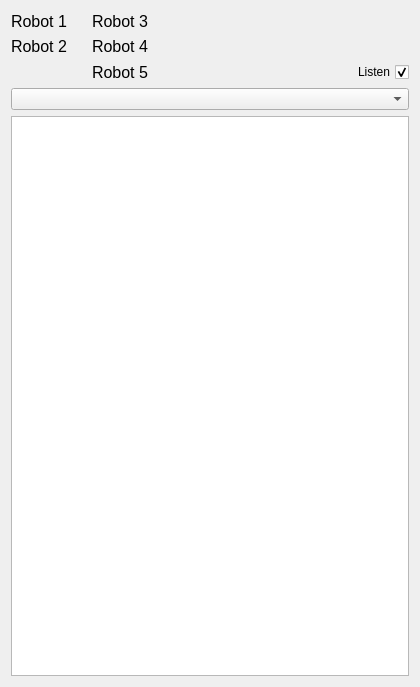
<?xml version="1.0" encoding="UTF-8"?>
<ui version="4.0">
 <class>TeamPacketWidget</class>
 <widget class="QWidget" name="TeamPacketWidget">
  <property name="geometry">
   <rect>
    <x>0</x>
    <y>0</y>
    <width>420</width>
    <height>687</height>
   </rect>
  </property>
  <property name="windowTitle">
   <string>Form</string>
  </property>
  <layout class="QGridLayout" name="gridLayout">
   <item row="0" column="3">
    <widget class="QLabel" name="label_2">
     <property name="font">
      <font>
       <pointsize>12</pointsize>
      </font>
     </property>
     <property name="text">
      <string>Robot 3</string>
     </property>
    </widget>
   </item>
   <item row="1" column="3">
    <widget class="QLabel" name="label_4">
     <property name="font">
      <font>
       <pointsize>12</pointsize>
      </font>
     </property>
     <property name="text">
      <string>Robot 4</string>
     </property>
    </widget>
   </item>
   <item row="0" column="1">
    <widget class="QLabel" name="status1">
     <property name="sizePolicy">
      <sizepolicy hsizetype="Fixed" vsizetype="Fixed">
       <horstretch>0</horstretch>
       <verstretch>0</verstretch>
      </sizepolicy>
     </property>
     <property name="maximumSize">
      <size>
       <width>24</width>
       <height>24</height>
      </size>
     </property>
     <property name="text">
      <string/>
     </property>
     <property name="pixmap">
      <pixmap resource="Resources.qrc">:/images/question.png</pixmap>
     </property>
     <property name="scaledContents">
      <bool>true</bool>
     </property>
    </widget>
   </item>
   <item row="2" column="4">
    <widget class="QLabel" name="status5">
     <property name="sizePolicy">
      <sizepolicy hsizetype="Fixed" vsizetype="Fixed">
       <horstretch>0</horstretch>
       <verstretch>0</verstretch>
      </sizepolicy>
     </property>
     <property name="maximumSize">
      <size>
       <width>24</width>
       <height>24</height>
      </size>
     </property>
     <property name="text">
      <string/>
     </property>
     <property name="pixmap">
      <pixmap resource="Resources.qrc">:/images/question.png</pixmap>
     </property>
     <property name="scaledContents">
      <bool>true</bool>
     </property>
    </widget>
   </item>
   <item row="0" column="0">
    <widget class="QLabel" name="label">
     <property name="font">
      <font>
       <pointsize>12</pointsize>
      </font>
     </property>
     <property name="text">
      <string>Robot 1</string>
     </property>
     <property name="textFormat">
      <enum>Qt::PlainText</enum>
     </property>
    </widget>
   </item>
   <item row="1" column="4">
    <widget class="QLabel" name="status4">
     <property name="sizePolicy">
      <sizepolicy hsizetype="Fixed" vsizetype="Fixed">
       <horstretch>0</horstretch>
       <verstretch>0</verstretch>
      </sizepolicy>
     </property>
     <property name="maximumSize">
      <size>
       <width>24</width>
       <height>24</height>
      </size>
     </property>
     <property name="text">
      <string/>
     </property>
     <property name="pixmap">
      <pixmap resource="Resources.qrc">:/images/question.png</pixmap>
     </property>
     <property name="scaledContents">
      <bool>true</bool>
     </property>
    </widget>
   </item>
   <item row="0" column="4">
    <widget class="QLabel" name="status3">
     <property name="sizePolicy">
      <sizepolicy hsizetype="Fixed" vsizetype="Fixed">
       <horstretch>0</horstretch>
       <verstretch>0</verstretch>
      </sizepolicy>
     </property>
     <property name="maximumSize">
      <size>
       <width>24</width>
       <height>24</height>
      </size>
     </property>
     <property name="text">
      <string/>
     </property>
     <property name="pixmap">
      <pixmap resource="Resources.qrc">:/images/question.png</pixmap>
     </property>
     <property name="scaledContents">
      <bool>true</bool>
     </property>
    </widget>
   </item>
   <item row="1" column="0">
    <widget class="QLabel" name="label_3">
     <property name="font">
      <font>
       <pointsize>12</pointsize>
      </font>
     </property>
     <property name="text">
      <string>Robot 2</string>
     </property>
    </widget>
   </item>
   <item row="2" column="3">
    <widget class="QLabel" name="label_5">
     <property name="font">
      <font>
       <pointsize>12</pointsize>
      </font>
     </property>
     <property name="text">
      <string>Robot 5</string>
     </property>
    </widget>
   </item>
   <item row="1" column="1">
    <widget class="QLabel" name="status2">
     <property name="sizePolicy">
      <sizepolicy hsizetype="Fixed" vsizetype="Fixed">
       <horstretch>0</horstretch>
       <verstretch>0</verstretch>
      </sizepolicy>
     </property>
     <property name="maximumSize">
      <size>
       <width>24</width>
       <height>24</height>
      </size>
     </property>
     <property name="text">
      <string/>
     </property>
     <property name="pixmap">
      <pixmap resource="Resources.qrc">:/images/question.png</pixmap>
     </property>
     <property name="scaledContents">
      <bool>true</bool>
     </property>
    </widget>
   </item>
   <item row="0" column="5">
    <spacer name="horizontalSpacer_2">
     <property name="orientation">
      <enum>Qt::Horizontal</enum>
     </property>
     <property name="sizeHint" stdset="0">
      <size>
       <width>40</width>
       <height>20</height>
      </size>
     </property>
    </spacer>
   </item>
   <item row="4" column="0" colspan="6">
    <widget class="QTextEdit" name="displayText">
     <property name="html">
      <string>&lt;!DOCTYPE HTML PUBLIC &quot;-//W3C//DTD HTML 4.0//EN&quot; &quot;http://www.w3.org/TR/REC-html40/strict.dtd&quot;&gt;
&lt;html&gt;&lt;head&gt;&lt;meta name=&quot;qrichtext&quot; content=&quot;1&quot; /&gt;&lt;style type=&quot;text/css&quot;&gt;
p, li { white-space: pre-wrap; }
&lt;/style&gt;&lt;/head&gt;&lt;body style=&quot; font-family:'Ubuntu'; font-size:11pt; font-weight:400; font-style:normal;&quot;&gt;
&lt;p style=&quot;-qt-paragraph-type:empty; margin-top:0px; margin-bottom:0px; margin-left:0px; margin-right:0px; -qt-block-indent:0; text-indent:0px;&quot;&gt;&lt;br /&gt;&lt;/p&gt;&lt;/body&gt;&lt;/html&gt;</string>
     </property>
    </widget>
   </item>
   <item row="3" column="0" colspan="6">
    <widget class="QComboBox" name="robotBox"/>
   </item>
   <item row="2" column="5">
    <widget class="QCheckBox" name="listenBox">
     <property name="layoutDirection">
      <enum>Qt::RightToLeft</enum>
     </property>
     <property name="text">
      <string>Listen</string>
     </property>
     <property name="checked">
      <bool>true</bool>
     </property>
    </widget>
   </item>
  </layout>
 </widget>
 <resources>
  <include location="Resources.qrc"/>
 </resources>
 <connections/>
</ui>
